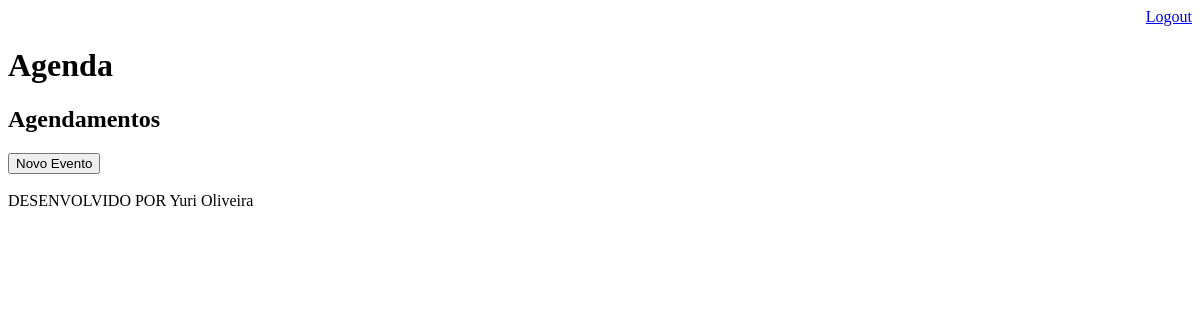
Page /agenda/ (signed in) on the earlier database version.
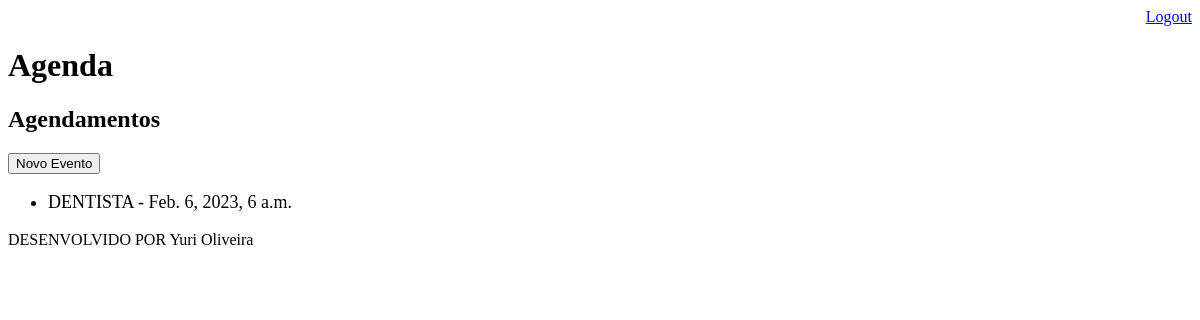
Same page on the later database version.
### core/models.py (models this page shows)
class Evento(models.Model):
    titulo = models.CharField(max_length=100)
    descricao = models.TextField(blank=True, null=True)
    data_evento = models.DateTimeField(verbose_name='Data do Evento')
    data_criacao = models.DateTimeField(auto_now=True)
    usuario = models.ForeignKey(User, on_delete=models.CASCADE)

### core/views.py (the view)
# urls.py: path('agenda/', views.lista_eventos),
@login_required(login_url='/login/')
def lista_eventos(request):
   evento = Evento.objects.all()
   dados = {'eventos' : evento}
   return render(request, 'agenda.html', dados)

### Templates/agenda.html
{% extends "model page.html" %}
{% block content %}
<h2> Agendamentos</h2>
<a href="evento/">
<button type="button">Novo Evento</button>
</a>
<ul style= "font-size: 18px">
    {% for evento in eventos %}
        <li> {{evento.titulo}} - {{evento.data_evento}}</li>
    {% endfor %}
</ul>
{% endblock %}

Differences in the rows shown:
added Evento: titulo "DENTISTA", data_evento "Feb. 6, 2023, 6 a.m."
